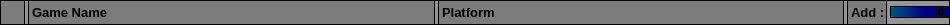
<?xml version="1.0" encoding="UTF-8"?>
<ui version="4.0">
 <class>ListedPCGame</class>
 <widget class="QWidget" name="ListedPCGame">
  <property name="geometry">
   <rect>
    <x>0</x>
    <y>0</y>
    <width>950</width>
    <height>25</height>
   </rect>
  </property>
  <property name="sizePolicy">
   <sizepolicy hsizetype="Preferred" vsizetype="Minimum">
    <horstretch>0</horstretch>
    <verstretch>0</verstretch>
   </sizepolicy>
  </property>
  <property name="minimumSize">
   <size>
    <width>950</width>
    <height>25</height>
   </size>
  </property>
  <property name="maximumSize">
   <size>
    <width>16777215</width>
    <height>25</height>
   </size>
  </property>
  <property name="windowTitle">
   <string>Form</string>
  </property>
  <property name="styleSheet">
   <string notr="true">QWidget
{
	border-color : rgb(0, 0, 0);
	border-width : 1px;
	border-style: solid;
	background-color: rgba(86, 86, 86, 100);
}</string>
  </property>
  <layout class="QHBoxLayout" name="horizontalLayout">
   <property name="spacing">
    <number>3</number>
   </property>
   <property name="sizeConstraint">
    <enum>QLayout::SetMinimumSize</enum>
   </property>
   <property name="leftMargin">
    <number>0</number>
   </property>
   <property name="topMargin">
    <number>0</number>
   </property>
   <property name="rightMargin">
    <number>0</number>
   </property>
   <property name="bottomMargin">
    <number>0</number>
   </property>
   <item>
    <widget class="QLabel" name="labelLogo">
     <property name="maximumSize">
      <size>
       <width>25</width>
       <height>25</height>
      </size>
     </property>
     <property name="text">
      <string/>
     </property>
     <property name="pixmap">
      <pixmap resource="resource.qrc">:/Images/windowslogo</pixmap>
     </property>
     <property name="scaledContents">
      <bool>true</bool>
     </property>
    </widget>
   </item>
   <item>
    <widget class="QLabel" name="labelGameName">
     <property name="sizePolicy">
      <sizepolicy hsizetype="Preferred" vsizetype="Minimum">
       <horstretch>0</horstretch>
       <verstretch>0</verstretch>
      </sizepolicy>
     </property>
     <property name="font">
      <font>
       <family>Arial</family>
       <pointsize>10</pointsize>
       <weight>75</weight>
       <bold>true</bold>
      </font>
     </property>
     <property name="text">
      <string>Game Name</string>
     </property>
    </widget>
   </item>
   <item>
    <widget class="QLabel" name="labelPlatform">
     <property name="sizePolicy">
      <sizepolicy hsizetype="Preferred" vsizetype="Minimum">
       <horstretch>0</horstretch>
       <verstretch>0</verstretch>
      </sizepolicy>
     </property>
     <property name="font">
      <font>
       <family>Arial</family>
       <pointsize>10</pointsize>
       <weight>75</weight>
       <bold>true</bold>
      </font>
     </property>
     <property name="text">
      <string>Platform</string>
     </property>
    </widget>
   </item>
   <item>
    <widget class="QLabel" name="labelAdd">
     <property name="sizePolicy">
      <sizepolicy hsizetype="Preferred" vsizetype="Minimum">
       <horstretch>0</horstretch>
       <verstretch>0</verstretch>
      </sizepolicy>
     </property>
     <property name="minimumSize">
      <size>
       <width>40</width>
       <height>0</height>
      </size>
     </property>
     <property name="maximumSize">
      <size>
       <width>40</width>
       <height>16777215</height>
      </size>
     </property>
     <property name="font">
      <font>
       <family>Arial</family>
       <pointsize>10</pointsize>
       <weight>75</weight>
       <bold>true</bold>
      </font>
     </property>
     <property name="text">
      <string>Add :</string>
     </property>
    </widget>
   </item>
   <item>
    <widget class="QCheckBox" name="checkBox">
     <property name="minimumSize">
      <size>
       <width>60</width>
       <height>0</height>
      </size>
     </property>
     <property name="maximumSize">
      <size>
       <width>60</width>
       <height>16777215</height>
      </size>
     </property>
     <property name="font">
      <font>
       <family>Arial</family>
       <pointsize>10</pointsize>
       <weight>75</weight>
       <bold>true</bold>
      </font>
     </property>
     <property name="styleSheet">
      <string notr="true">QCheckBox:!checked
{
	background-color:qlineargradient(spread:pad, x1:0, y1:0, x2:1, y2:0, stop:0 rgba(125, 125, 125, 255), stop:1 rgba(0, 0, 0, 255));
}
QCheckBox:checked
{
	background-color:qlineargradient(spread:pad, x1:0, y1:0, x2:1, y2:0, stop:0.0502513 rgba(0, 80, 120, 255), stop:0.58794 rgba(0, 0, 127, 255));
}

QCheckBox::indicator
{
	width: 10px;
	height: 10px;
	background-color: qradialgradient(spread:pad, cx:0.5, cy:0.5, radius:0.5, fx:0.5, fy:0.5, stop:0 rgba(0, 0, 0, 255), stop:0.1 rgba(4, 4, 4, 255), stop:0.2 rgba(32, 32, 32, 215), stop:0.3 rgba(0, 0, 0, 201), stop:0.4 rgba(0, 0, 0, 229), stop:0.5 rgba(21, 21, 21, 255), stop:0.52 rgba(0, 0, 0, 255), stop:0.6 rgba(0, 0, 0, 84), stop:1 rgba(18, 18, 18, 214));
}
QCheckBox::indicator:checked
{
	position: absolute;
	left: 45px;
	background-color: qradialgradient(spread:pad, cx:0.5, cy:0.5, radius:0.5, fx:0.5, fy:0.5, stop:0 rgba(72, 146, 255, 255), stop:0.1 rgba(87, 136, 200, 255), stop:0.2 rgba(87, 111, 218, 215), stop:0.3 rgba(51, 100, 186, 201), stop:0.417085 rgba(56, 50, 214, 229), stop:0.462312 rgba(52, 66, 235, 255), stop:0.517588 rgba(36, 57, 183, 255), stop:0.572864 rgba(44, 37, 228, 255), stop:0.643216 rgba(29, 43, 220, 84), stop:1 rgba(36, 21, 232, 214));
}</string>
     </property>
     <property name="text">
      <string/>
     </property>
     <property name="checked">
      <bool>true</bool>
     </property>
    </widget>
   </item>
  </layout>
 </widget>
 <resources>
  <include location="resource.qrc"/>
 </resources>
 <connections/>
</ui>
